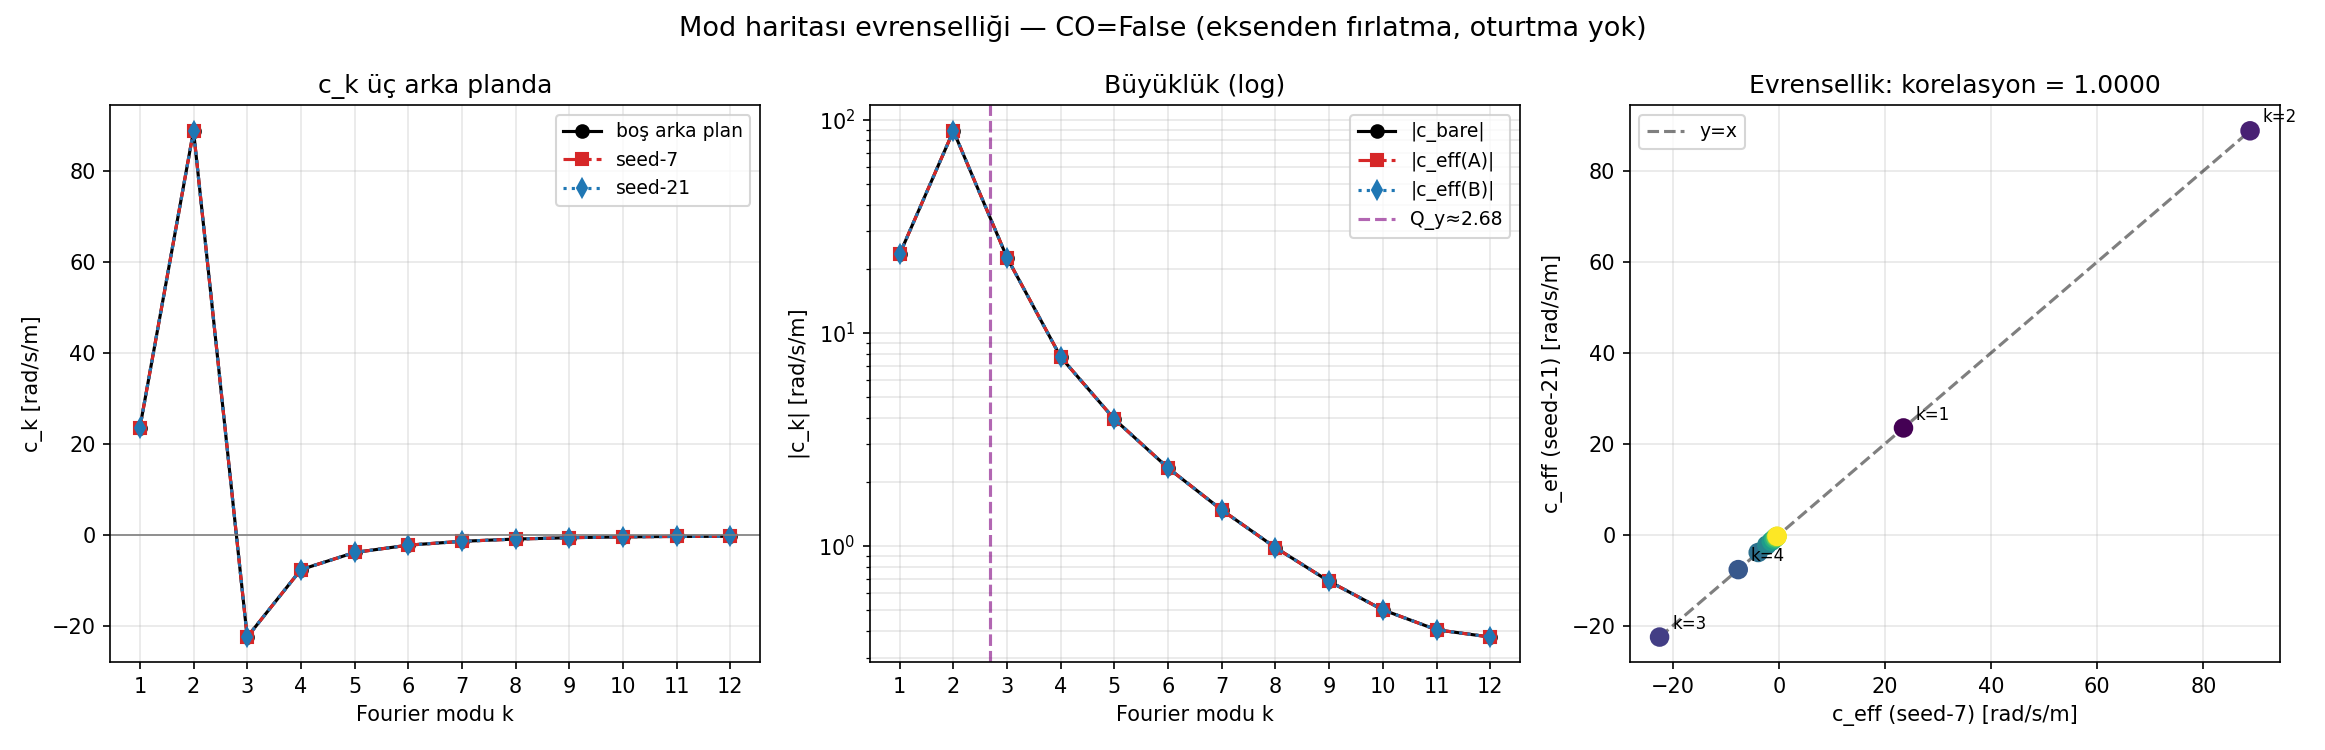

Python code for this plot:
#!/usr/bin/env python3
"""test_b_mode_map_cofalse.py — Mod haritası evrenselliği, GERÇEKÇİ koşulda.

test_b_mode_map.py'nin CO=False versiyonu: parçacık EKSENDEN fırlatılır,
kapalı yörünge hiç aranmaz/oturtulmaz (o yöntemin pratik olmadığına karar
verildi). Soru aynı: c_k vektörü (k=1..12) hizalama konfigürasyonundan
bağımsız mı?

Not — k aralığı: aliasing özdeşliği (cos(2πkn/24)=cos(2π(24−k)n/24)) baz
vektörlerinin kendisinin eşitliğidir; k ve 24−k modları kuadrupol
konumlarında AYNI desendir. Bu fırlatma koşulundan bağımsız kesin bir
kimliktir → k=13..24'ü yeniden ölçmek bilgi katmaz, tarama k=1..12.

Yöntem (üniform 0.2 lattice, t2=1ms, eksenden fırlatma):
  c_k^eff(P) = [f(P + A·F_k) − f(P)] / A,  A=10μm cos prob
  Üç arka plan: boş (test_b_ck_cofalse.json'dan), seed-7, seed-21 (RMS 10μm).

Çıktı:
  test_b_mode_map_cofalse.png
  test_b_mode_map_cofalse.json
  Terminal tablo
"""

import json
import os
import sys
import time

import matplotlib
matplotlib.use("Agg")
import matplotlib.pyplot as plt
import multiprocessing as mp
import numpy as np

os.chdir(os.path.dirname(os.path.abspath(__file__)))
sys.path.insert(0, os.path.dirname(os.path.abspath(__file__)))

from fourier_reconstruct import fodo_basis

# ── Parametreler ─────────────────────────────────────────────────────────────
PROBE_A      = 1e-5
BG_RMS       = 1e-5
SEED_A       = 7
SEED_B       = 21
K_LIST       = list(range(1, 13))   # bağımsız modlar (aliasing: k=1..12)
T2           = 1e-3
RETURN_STEPS = 6000
CK_FILE      = "test_b_ck_cofalse.json"   # boş arka plan (CO=False) kalibrasyonu


def _suppress_stdout():
    fd = os.dup(1); null = os.open(os.devnull, os.O_WRONLY)
    os.dup2(null, 1); os.close(null); return fd


def _restore_stdout(fd):
    os.dup2(fd, 1); os.close(fd)


def _worker(task):
    """EKSENDEN fırlatma (CO aranmaz) → dSy/dt."""
    label, dy_list, t2, return_steps = task

    import os, sys, json, numpy as np
    os.chdir(os.path.dirname(os.path.abspath(__file__)))
    sys.path.insert(0, os.path.dirname(os.path.abspath(__file__)))
    from false_edm_mode_scan import setup_fields
    from integrator import integrate_particle

    with open("params.json") as fh:
        config = json.load(fh)
    fields, y0, beta0, R0, p_mag, direction = setup_fields(config)
    dt = float(config.get("dt", 1e-11))
    dy = np.asarray(dy_list, dtype=float)

    saved = _suppress_stdout()
    try:
        fields.poincare_quad_index = 0.0
        _, poin, poin_t = integrate_particle(
            y0, 0.0, t2, dt,
            fields=fields, return_steps=return_steps, quad_dy=dy)
    finally:
        _restore_stdout(saved)

    slope = float(np.polyfit(np.asarray(poin_t, float),
                             np.asarray(poin[:, 7], float), 1)[0])
    return label, slope


def mode_vec(n_q, k, amp, antisym):
    Fk, _ = fodo_basis(n_q, [k], antisym)
    return Fk[:, 0] * amp


def main():
    t0 = time.time()
    with open("params.json") as fh:
        config = json.load(fh)
    with open(CK_FILE) as fh:
        ck_data = json.load(fh)
    c_bare = {int(k): float(v) for k, v in ck_data["c_k"].items()}

    from false_edm_mode_scan import setup_fields
    fields, *_ = setup_fields(config)
    n_q     = 2 * int(fields.nFODO)
    antisym = config.get("smooth_antisym_fodo", True)
    ctx     = mp.get_context("spawn")
    nw      = mp.cpu_count()

    rngA = np.random.default_rng(SEED_A)
    rngB = np.random.default_rng(SEED_B)
    P_A  = rngA.standard_normal(n_q) * BG_RMS
    P_B  = rngB.standard_normal(n_q) * BG_RMS

    print(f"Lattice üniform {fields.quadG1} T/m — EKSENDEN fırlatma, "
          f"COD oturtma YOK (t2={T2*1e3:.0f}ms)")
    print(f"Boş arka plan c_k: {CK_FILE} (k=1..{max(c_bare)})")

    tasks = [("bgA_base", P_A.tolist(), T2, RETURN_STEPS),
             ("bgB_base", P_B.tolist(), T2, RETURN_STEPS)]
    for k in K_LIST:
        tasks.append((f"bgA_{k}", (P_A + mode_vec(n_q, k, PROBE_A, antisym)).tolist(),
                      T2, RETURN_STEPS))
        tasks.append((f"bgB_{k}", (P_B + mode_vec(n_q, k, PROBE_A, antisym)).tolist(),
                      T2, RETURN_STEPS))

    print(f"\n{len(tasks)} simülasyon ({nw} işçi) — ilerleme:")
    res = {}
    with ctx.Pool(processes=nw) as pool:
        for i, (label, slope) in enumerate(
                pool.imap_unordered(_worker, tasks), 1):
            res[label] = slope
            print(f"  [{i:>3}/{len(tasks)}] {label:>10} = {slope:+.3e}", flush=True)

    fA = res["bgA_base"]; fB = res["bgB_base"]
    c_effA = {k: (res[f"bgA_{k}"] - fA) / PROBE_A for k in K_LIST}
    c_effB = {k: (res[f"bgB_{k}"] - fB) / PROBE_A for k in K_LIST}

    print(f"\n  Arka plan tabanları: f(P_A)={fA:+.3e}, f(P_B)={fB:+.3e} rad/s")
    print(f"\n{'─'*76}")
    print("c_k vektörleri [rad/s/m] (CO=False): boş / seed-A / seed-B")
    print(f"{'─'*76}")
    print(f"{'k':>3}  {'c_bare':>12}  {'c_eff(A)':>12}  {'c_eff(B)':>12}  "
          f"{'A/bare':>8}  {'B/bare':>8}")
    print('─'*76)
    for k in K_LIST:
        rA = c_effA[k]/c_bare[k] if c_bare[k] != 0 else float('nan')
        rB = c_effB[k]/c_bare[k] if c_bare[k] != 0 else float('nan')
        print(f"{k:>3}  {c_bare[k]:>12.3e}  {c_effA[k]:>12.3e}  "
              f"{c_effB[k]:>12.3e}  {rA:>8.3f}  {rB:>8.3f}")

    vb = np.array([c_bare[k] for k in K_LIST])
    vA = np.array([c_effA[k] for k in K_LIST])
    vB = np.array([c_effB[k] for k in K_LIST])
    corr_AB    = float(np.corrcoef(vA, vB)[0, 1])
    corr_bareA = float(np.corrcoef(vb, vA)[0, 1])
    corr_bareB = float(np.corrcoef(vb, vB)[0, 1])
    rms_dev_AB = float(np.sqrt(np.mean((vA - vB)**2)) / np.sqrt(np.mean(vb**2)))

    print(f"\n  Korelasyon  c_bare  ↔ c_eff(A) : {corr_bareA:.4f}")
    print(f"  Korelasyon  c_bare  ↔ c_eff(B) : {corr_bareB:.4f}")
    print(f"  Korelasyon  c_eff(A) ↔ c_eff(B) : {corr_AB:.4f}")
    print(f"  Bağıl RMS sapma |A−B|/|bare|   : {rms_dev_AB*100:.2f}%")

    elapsed = time.time() - t0
    print(f"\nToplam süre: {elapsed:.1f} s")
    print("\nYORUM:")
    print("  Vektörler çakışıyorsa → harita CO=False'ta da evrensel; trim")
    print("  reçetesi oturtma olmadan, her konfigürasyonda geçerli.")

    with open("test_b_mode_map_cofalse.json", "w") as fh:
        json.dump({
            "_aciklama": "CO=False mod haritası: c_k üç arka planda "
                         "(eksenden fırlatma, cos prob 10μm, t2=1ms)",
            "probe_A_m": PROBE_A, "bg_rms_m": BG_RMS,
            "seed_A": SEED_A, "seed_B": SEED_B,
            "f_base_A": fA, "f_base_B": fB,
            "c_bare":  {str(k): c_bare[k]  for k in K_LIST},
            "c_eff_A": {str(k): c_effA[k] for k in K_LIST},
            "c_eff_B": {str(k): c_effB[k] for k in K_LIST},
        }, fh, indent=2)
    print("Kaydedildi: test_b_mode_map_cofalse.json")

    # ── Figür ─────────────────────────────────────────────────────────────
    fig, axes = plt.subplots(1, 3, figsize=(15.5, 5))
    fig.suptitle("Mod haritası evrenselliği — CO=False (eksenden fırlatma, "
                 "oturtma yok)", fontsize=13)
    kk = np.array(K_LIST)

    ax = axes[0]
    ax.plot(kk, vb, 'o-',  color='k',        ms=6, label='boş arka plan')
    ax.plot(kk, vA, 's--', color='tab:red',  ms=6, label=f'seed-{SEED_A}')
    ax.plot(kk, vB, 'd:',  color='tab:blue', ms=6, label=f'seed-{SEED_B}')
    ax.axhline(0, color='gray', lw=0.8)
    ax.set_xlabel("Fourier modu k"); ax.set_ylabel("c_k [rad/s/m]")
    ax.set_title("c_k üç arka planda")
    ax.set_xticks(kk); ax.legend(fontsize=9); ax.grid(True, alpha=0.3)

    ax = axes[1]
    ax.semilogy(kk, np.abs(vb)+1e-12, 'o-',  color='k',        ms=6, label='|c_bare|')
    ax.semilogy(kk, np.abs(vA)+1e-12, 's--', color='tab:red',  ms=6, label='|c_eff(A)|')
    ax.semilogy(kk, np.abs(vB)+1e-12, 'd:',  color='tab:blue', ms=6, label='|c_eff(B)|')
    ax.axvline(2.68, color='purple', ls='--', alpha=0.6, label='Q_y≈2.68')
    ax.set_xlabel("Fourier modu k"); ax.set_ylabel("|c_k| [rad/s/m]")
    ax.set_title("Büyüklük (log)")
    ax.set_xticks(kk); ax.legend(fontsize=9); ax.grid(True, which='both', alpha=0.3)

    ax = axes[2]
    lim = [min(vb.min(), vA.min(), vB.min()), max(vb.max(), vA.max(), vB.max())]
    ax.plot(lim, lim, 'k--', alpha=0.5, label='y=x')
    ax.scatter(vA, vB, c=kk, cmap='viridis', s=70, zorder=3)
    for k, x, y in zip(K_LIST, vA, vB):
        if k <= 4:
            ax.annotate(f"k={k}", (x, y), fontsize=8,
                        textcoords="offset points", xytext=(6, 4))
    ax.set_xlabel(f"c_eff (seed-{SEED_A}) [rad/s/m]")
    ax.set_ylabel(f"c_eff (seed-{SEED_B}) [rad/s/m]")
    ax.set_title(f"Evrensellik: korelasyon = {corr_AB:.4f}")
    ax.legend(fontsize=9); ax.grid(True, alpha=0.3)

    plt.tight_layout()
    out = "test_b_mode_map_cofalse.png"
    plt.savefig(out, dpi=150)
    print(f"Figür kaydedildi: {out}")


if __name__ == "__main__":
    main()
